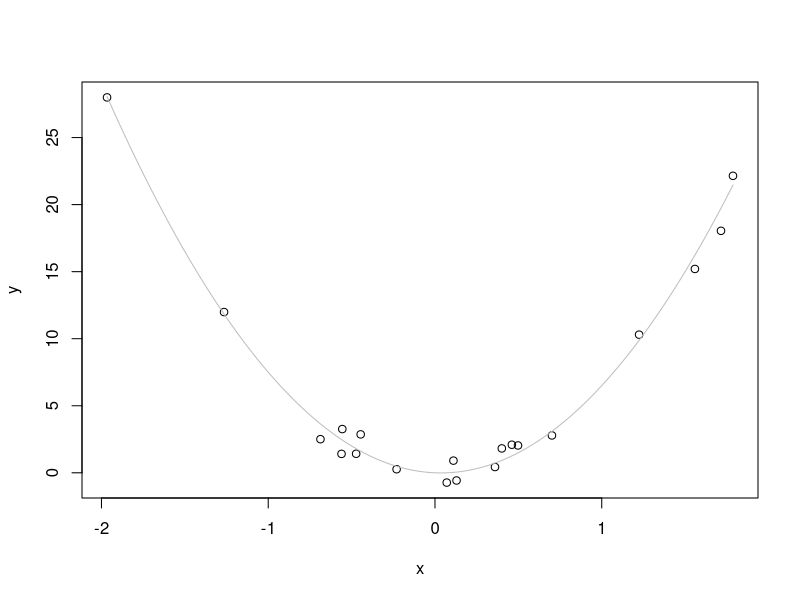
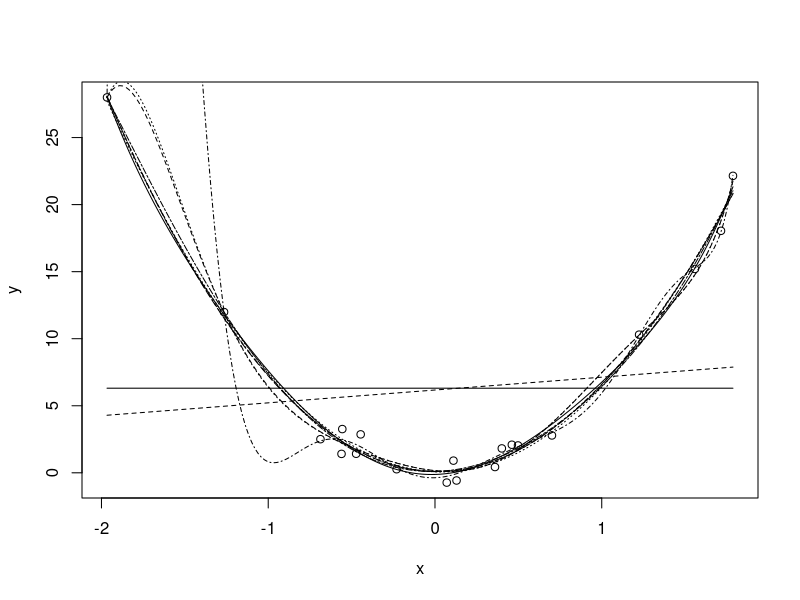
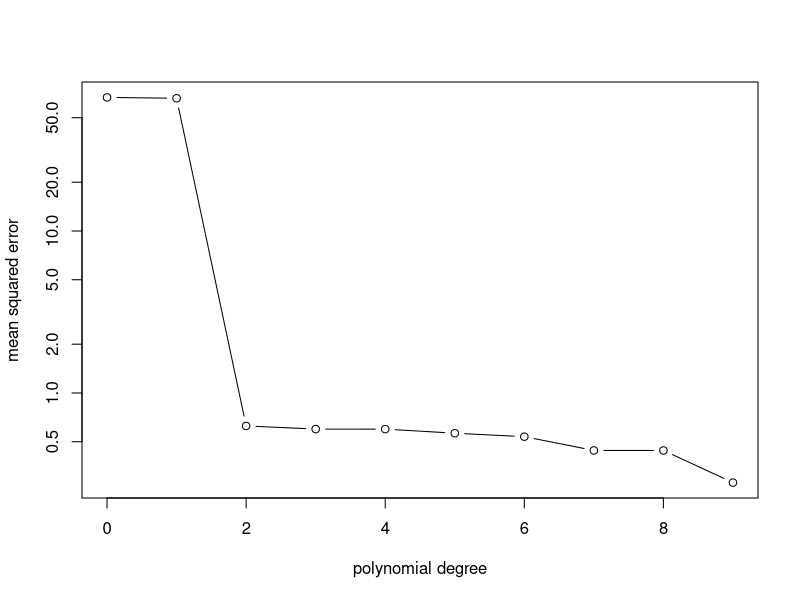
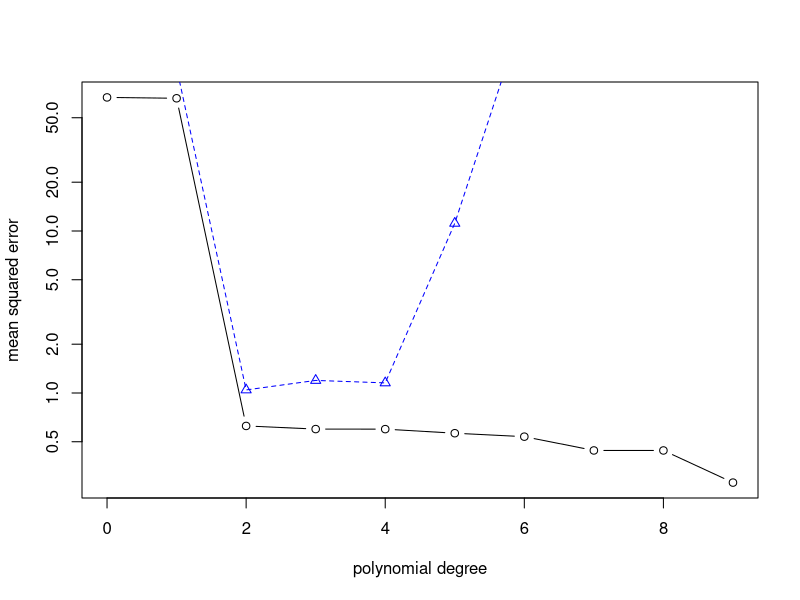

Write the R code that produced these figures, in order.
## ---- chunk 1
knitr::opts_chunk$set(echo = TRUE)
## ---- chunk 2
# fixing seed so to ensure reproducible results and figures
set.seed(123)
## ---- chunk 3
# fix the number of samples in the training dataset
N = 20
# choose at random the values for the xi
x = rnorm(N)
# generate the random noise
e = rnorm(N)
# get the observations from our model corrupted by noise
y = 7 * x^2 - 0.5 * x + e
# create a training dataframe which will be used to estimate the models
df.train = data.frame(y, x)
## ---- chunk 4
# plot the data
plot(x, y)
# overlay the equation of the true relation between Y and X
curve(7 * x^2 - 0.5 * x, col = "grey", add = TRUE)
## ---- chunk 5
d_max = 3
fm_0 = lm(y ~ 1, data=df.train)
fm_1 = lm(y ~ 1 + x, data=df.train)
fm_2 = lm(y ~ 1 + x + x^2, data=df.train)
fm_3 = lm(y ~ 1 + x + x^2 + x^3, data=df.train)
## ---- chunk 6
# choose the maximum degree for the polynomes
d_max = 9
# create an array of strings where each coordinate corresponds to a polynome of increasing order
poly.formulae <- c("y~1", paste("y ~ poly(x,", 1:d_max, ")", sep = ""))
# turn the strings into actual formula for R
poly.formulae <- sapply(poly.formulae, as.formula)
# create an empty list to store the results of the fitted models
fitted.models <- list(length = length(poly.formulae))
# loop over the polynomials of increasing degree
for (i in 1:length(poly.formulae)) 
{
  # use lm with the formula given by the array
  fm_i <- lm(formula = poly.formulae[[i]], data=df.train)
  # store the model in the list
  fitted.models[[i]] <- fm_i
}
## ---- chunk 7
# scatter plot of the data points used to fit the models
plot(x, y)
# create a plot dataset with the values of X on which to apply the fitted models
df.plot <- data.frame(x = seq(min(x), max(x), length.out = 200))
# loop over the different fitted models
for (i in 1:length(poly.formulae)) 
{
  fm_i <- fitted.models[[i]]
  # predict the values Y that the model will give for the df.plot
  y_i = predict(fm_i, newdata = df.plot)
  # plot an interpolated curve over the predicted values for the fitted model
  lines(df.plot$x, y_i, lty = i)
}
## ---- chunk 8
# calculate the mean squared error (MSE) for each of the fitted models
error.train <- sapply(X=fitted.models, 
                FUN=function(mdl){mean(residuals(mdl)^2)})
# plot the training error in log-scale
plot(0:d_max, error.train, type = "b", xlab = "polynomial degree", 
     ylab = "mean squared error", log = "y")
## ---- chunk 9
x.test = rnorm(20e3)
y.test = 7 * x.test^2 - 0.5 * x.test + rnorm(20e3)
error.test <- sapply(X=fitted.models,
                     FUN=function(mdl){mean((y.test - predict(mdl, data.frame(x = x.test)))^2)})
plot(0:9, error.train, type = "b", xlab = "polynomial degree",
     ylab = "mean squared error", log = "y", ylim = c(min(error.train), max(error.train)))
lines(0:9, error.test, lty = 2, col = "blue")
points(0:9, error.test, pch = 24, col = "blue")
